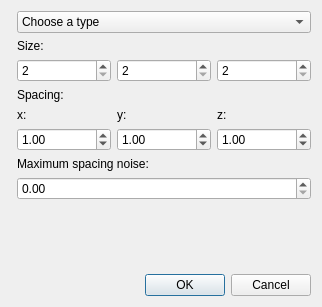
<?xml version="1.0" encoding="UTF-8"?>
<ui version="4.0">
 <class>Dialog_newPatch</class>
 <widget class="QDialog" name="Dialog_newPatch">
  <property name="geometry">
   <rect>
    <x>0</x>
    <y>0</y>
    <width>322</width>
    <height>307</height>
   </rect>
  </property>
  <property name="windowTitle">
   <string>Dialog</string>
  </property>
  <layout class="QFormLayout" name="formLayout">
   <property name="fieldGrowthPolicy">
    <enum>QFormLayout::AllNonFixedFieldsGrow</enum>
   </property>
   <item row="1" column="1">
    <widget class="QComboBox" name="comboBox">
     <item>
      <property name="text">
       <string>Choose a type</string>
      </property>
     </item>
     <item>
      <property name="text">
       <string>Rectangle</string>
      </property>
     </item>
     <item>
      <property name="text">
       <string>Triangle</string>
      </property>
     </item>
     <item>
      <property name="text">
       <string>Hexaedron</string>
      </property>
     </item>
     <item>
      <property name="text">
       <string>Tetrahedron</string>
      </property>
     </item>
    </widget>
   </item>
   <item row="2" column="1">
    <widget class="QLabel" name="label">
     <property name="text">
      <string>Size:</string>
     </property>
    </widget>
   </item>
   <item row="3" column="1">
    <layout class="QHBoxLayout" name="horizontalLayout">
     <item>
      <widget class="QSpinBox" name="spinBox_size1">
       <property name="minimum">
        <number>2</number>
       </property>
       <property name="value">
        <number>2</number>
       </property>
      </widget>
     </item>
     <item>
      <widget class="QSpinBox" name="spinBox_size2">
       <property name="minimum">
        <number>2</number>
       </property>
       <property name="value">
        <number>2</number>
       </property>
      </widget>
     </item>
     <item>
      <widget class="QSpinBox" name="spinBox_size3">
       <property name="minimum">
        <number>2</number>
       </property>
       <property name="value">
        <number>2</number>
       </property>
      </widget>
     </item>
    </layout>
   </item>
   <item row="4" column="1">
    <widget class="QLabel" name="label_2">
     <property name="text">
      <string>Spacing:</string>
     </property>
    </widget>
   </item>
   <item row="5" column="1">
    <layout class="QVBoxLayout" name="verticalLayout">
     <item>
      <layout class="QHBoxLayout" name="horizontalLayout_3">
       <item>
        <widget class="QLabel" name="label_4">
         <property name="text">
          <string>x:</string>
         </property>
        </widget>
       </item>
       <item>
        <widget class="QLabel" name="label_5">
         <property name="text">
          <string>y:</string>
         </property>
        </widget>
       </item>
       <item>
        <widget class="QLabel" name="label_3">
         <property name="text">
          <string>z:</string>
         </property>
        </widget>
       </item>
      </layout>
     </item>
     <item>
      <layout class="QHBoxLayout" name="horizontalLayout_2">
       <item>
        <widget class="QDoubleSpinBox" name="doubleSpinBox_xSpace">
         <property name="minimum">
          <double>0.100000000000000</double>
         </property>
         <property name="value">
          <double>1.000000000000000</double>
         </property>
        </widget>
       </item>
       <item>
        <widget class="QDoubleSpinBox" name="doubleSpinBox_ySpace">
         <property name="minimum">
          <double>0.100000000000000</double>
         </property>
         <property name="value">
          <double>1.000000000000000</double>
         </property>
        </widget>
       </item>
       <item>
        <widget class="QDoubleSpinBox" name="doubleSpinBox_zSpace">
         <property name="minimum">
          <double>0.100000000000000</double>
         </property>
         <property name="value">
          <double>1.000000000000000</double>
         </property>
        </widget>
       </item>
      </layout>
     </item>
    </layout>
   </item>
   <item row="8" column="1">
    <widget class="QLabel" name="label_6">
     <property name="text">
      <string>Maximum spacing noise:</string>
     </property>
    </widget>
   </item>
   <item row="10" column="1">
    <spacer name="verticalSpacer">
     <property name="orientation">
      <enum>Qt::Vertical</enum>
     </property>
     <property name="sizeHint" stdset="0">
      <size>
       <width>20</width>
       <height>40</height>
      </size>
     </property>
    </spacer>
   </item>
   <item row="11" column="1">
    <widget class="QDialogButtonBox" name="buttonBox">
     <property name="orientation">
      <enum>Qt::Horizontal</enum>
     </property>
     <property name="standardButtons">
      <set>QDialogButtonBox::Cancel|QDialogButtonBox::Ok</set>
     </property>
    </widget>
   </item>
   <item row="9" column="1">
    <widget class="QDoubleSpinBox" name="doubleSpinBox_maxNoise"/>
   </item>
  </layout>
 </widget>
 <resources/>
 <connections>
  <connection>
   <sender>buttonBox</sender>
   <signal>accepted()</signal>
   <receiver>Dialog_newPatch</receiver>
   <slot>accept()</slot>
   <hints>
    <hint type="sourcelabel">
     <x>248</x>
     <y>254</y>
    </hint>
    <hint type="destinationlabel">
     <x>157</x>
     <y>274</y>
    </hint>
   </hints>
  </connection>
  <connection>
   <sender>buttonBox</sender>
   <signal>rejected()</signal>
   <receiver>Dialog_newPatch</receiver>
   <slot>reject()</slot>
   <hints>
    <hint type="sourcelabel">
     <x>316</x>
     <y>260</y>
    </hint>
    <hint type="destinationlabel">
     <x>286</x>
     <y>274</y>
    </hint>
   </hints>
  </connection>
 </connections>
</ui>
